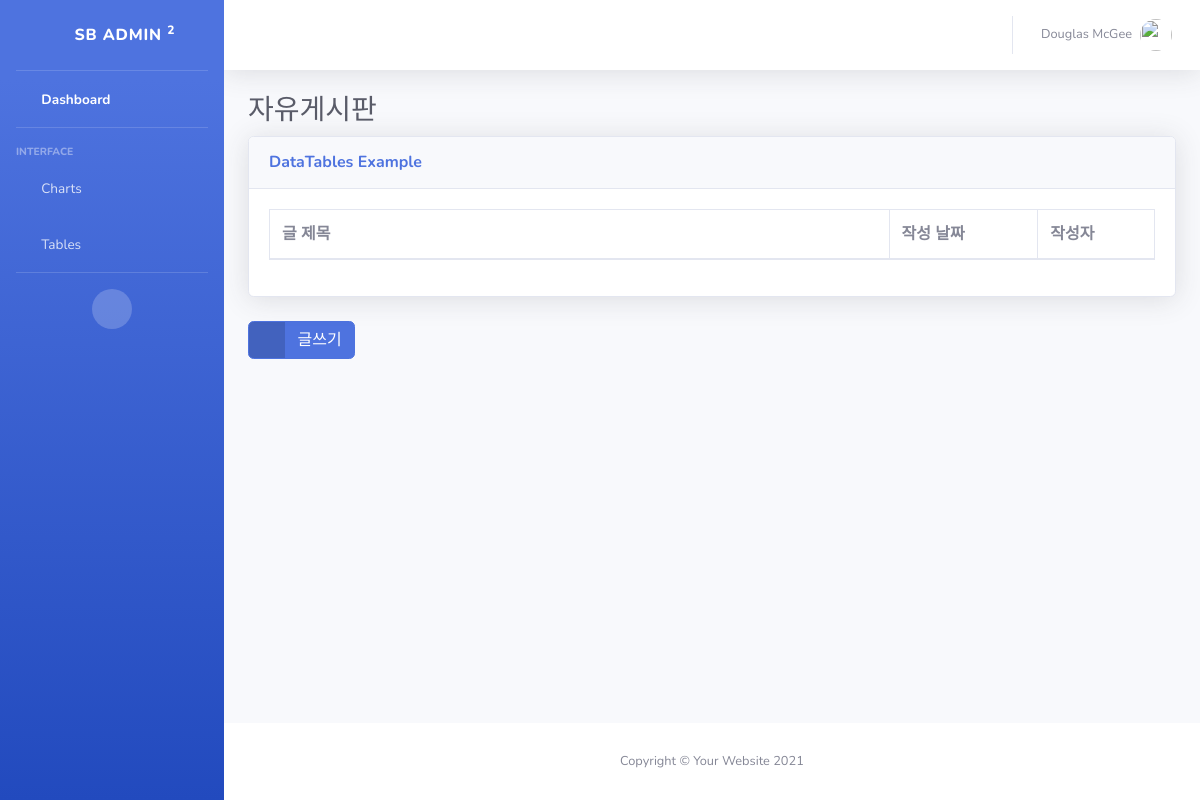
/, run on an earlier commit of the app's database.
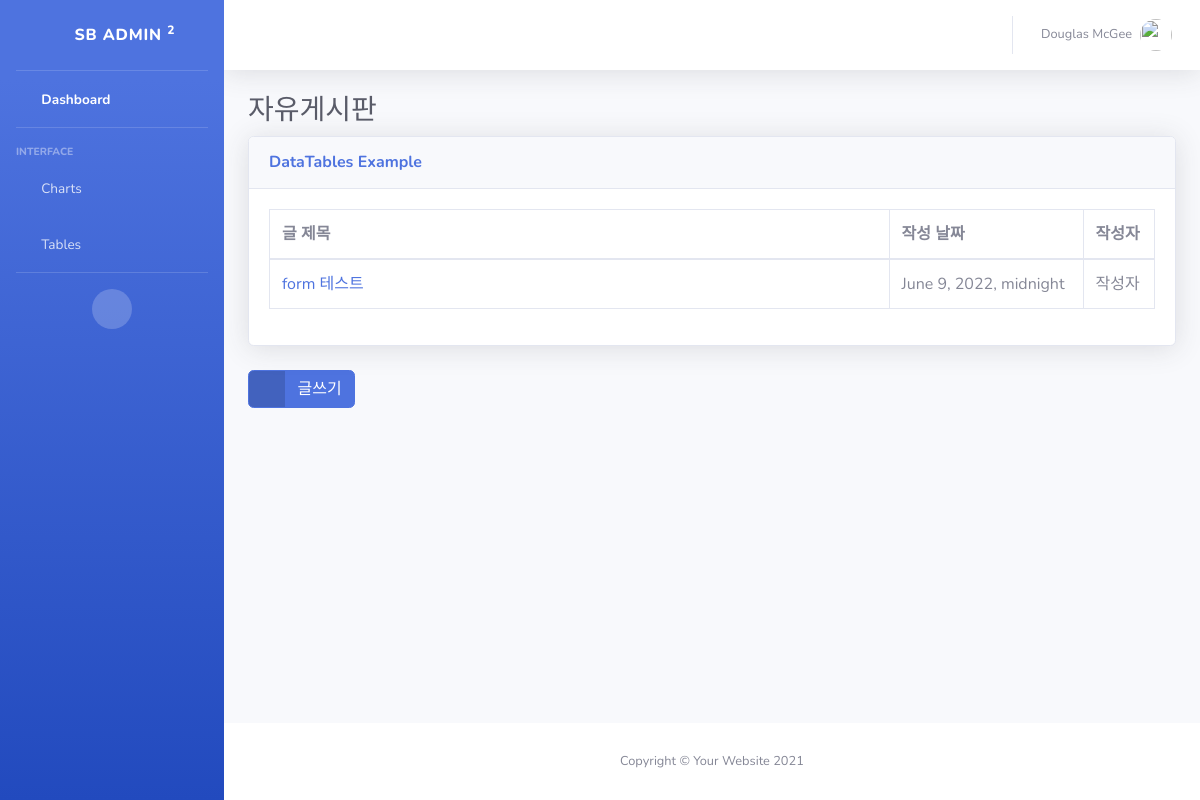
And on a later commit of the database.
### snsapp/models.py (models this page shows, shortened)
class Post(models.Model):
    title = models.CharField(max_length=200)
    body = models.TextField()
    date = models.DateTimeField(auto_now_add=True)

### snsapp/views.py (the view)
# urls.py: 2. Add a URL to urlpatterns:  path('', views.home, name='home')
def home(request):
    posts = Post.objects.filter().order_by('-date')
    return render(request, 'index.html', {'posts':posts})

### snsapp/templates/index.html
{% extends 'base.html' %}
{% block content %}
<h1 class="h3 mb-2 text-gray-800">자유게시판</h1>
<div class="card shadow mb-4">
    <div class="card-header py-3">
        <h6 class="m-0 font-weight-bold text-primary">DataTables Example</h6>
    </div>
    <div class="card-body">
        <div class="table-responsive">
            <table class="table table-bordered" id="dataTable" width="100%" cellspacing="0">
                <thead>
                    <tr>
                        <th width="70%">글 제목</th>
                        <th>작성 날짜</th>
                        <th>작성자</th>
                    </tr>
                </thead>
                <tbody>
                    {% for post in posts %}
                    <tr>
                        <td><a href="{% url 'detail' post.id %}">{{ post.title }}</a></td>
                        <td>{{ post.date }}</td>
                        <td>작성자</td>
                    </tr>
                    {% endfor %}
                </tbody>
            </table>
        </div>
    </div>
</div>
<a href="{% url 'postcreate' %}" class="btn btn-primary btn-icon-split">
    <span class="icon text-white-50">
        <i class="fas fa-flag"></i>
    </span>
    <span class="text">글쓰기</span>
</a>
{% endblock %}

What changed in the data, as far as the page shows it:
added Post: title "form 테스트", date "June 9, 2022, midnight"
